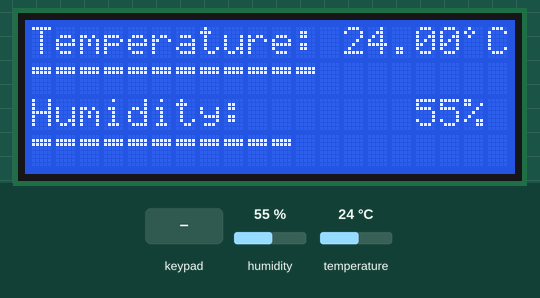
Recording of a sketch running on a simulated Arduino Uno, built with avr-gcc and run on an emulated ATmega328P. Shown: 20×4 character LCD. Inputs (shaded band) come from the test bench; at power-on: humidity 55 %, temperature 24 °C.

Above: at 1.3 s.
1.4 s: keypad keys 9 8 7 6 pressed 0.4 s apart
At 4.1 s:
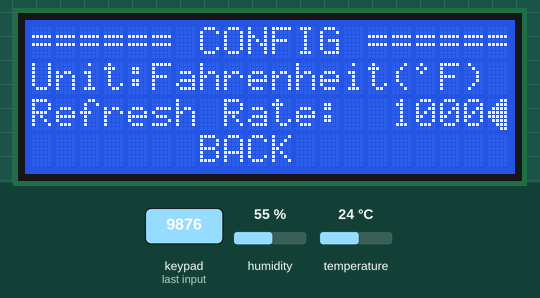
4.5 s: key '6' pressed
At 5.7 s:
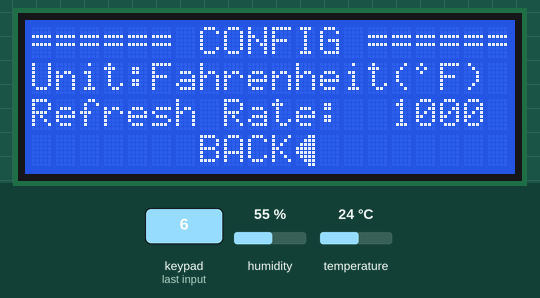
6.0 s: key '5' pressed
At 6.5 s:
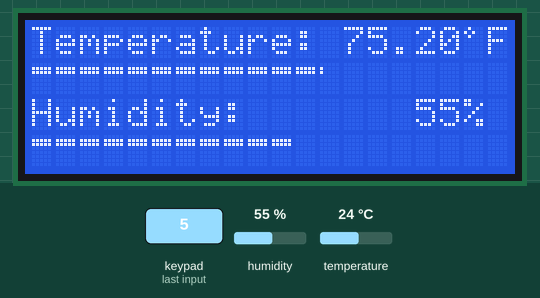
7.6 s: humidity set to 22 %
At 9.3 s:
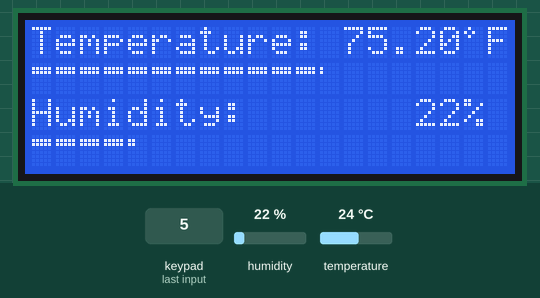
9.8 s: temperature set to 12 °C
At 10.8 s:
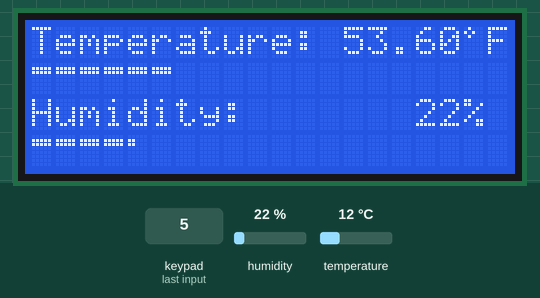
11.9 s: keypad keys 9 8 7 6 A pressed 0.4 s apart
At 14.5 s:
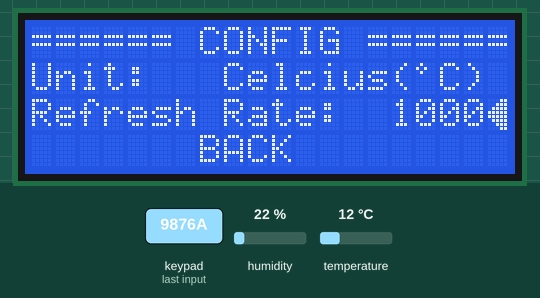
Timing chart, 0 to 16.0 s (numbered marks = the images above; inputs shaded):
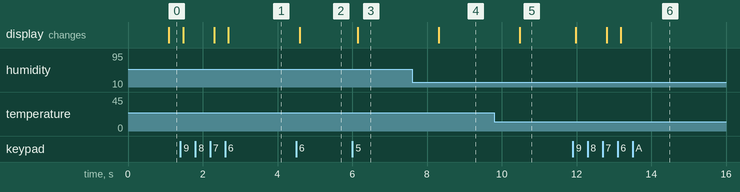

Measured:
- after the input at 1.4 s, the display: first changes after 0.07 s (image 1 shows a later state)
- after the input at 4.5 s, the display: changes after 0.09 s (image 2)
- after the input at 6.0 s, the display: changes after 0.15 s (image 3)
- after the input at 7.6 s, the display: changes after 0.71 s (image 4)
- after the input at 9.8 s, the display: changes after 0.68 s (image 5)
- after the input at 11.9 s, the display: first changes after 0.08 s (image 6 shows a later state)

The sketch:

0001.ino
```cpp
#include <LiquidCrystal_I2C.h>
#include <DHT.h>
#include <Keypad.h>
short interval = 1000;
bool configMode = false;
bool fahrenMode = false;
byte cScaleLo = 0;
byte cScaleHi = 40;
byte fScaleLo = 32;
byte fScaleHi = 104;
const byte ROWS = 4; //four rows
const byte COLS = 4; //four columns
//define the cymbols on the buttons of the keypads
char hexaKeys[ROWS][COLS] = {
  {'0','1','2','3'},
  {'4','5','6','7'},
  {'8','9','A','B'},
  {'C','D','E','F'}
};
byte rowPins[ROWS] = {9, 8, 7, 6}; //connect to the row pinouts of the keypad
byte colPins[COLS] = {10, 11, 12, 13}; //connect to the column pinouts of the keypad
//initialize an instance of class NewKeypad
Keypad pad = Keypad( makeKeymap(hexaKeys), rowPins, colPins, ROWS, COLS);


DHT dht(A2, 11);
LiquidCrystal_I2C lcd(0x27, 20, 4); // set the LCD address to 0x27 for a 16 chars and 2 line display
uint8_t degree[8]  = {0x8, 0x14, 0x8};
uint8_t bar20[8]  = {0, 0x10, 0x10};
uint8_t bar40[8]  = {0, 0x18, 0x18};
uint8_t bar60[8]  = {0, 0x1C, 0x1C};
uint8_t bar80[8]  = {0, 0x1E, 0x1E};
uint8_t bar100[8]  = {0, 0x1F, 0x1F};
uint8_t arrow[8]  = {0x3, 0x7, 0xF, 0x1F, 0x1F, 0xF, 0x7, 0x3};
unsigned long prevCounter = 0;
byte _cursor = 0;

void setup()
{
  lcd.createChar(0, degree);
  lcd.createChar(1, bar20);
  lcd.createChar(2, bar40);
  lcd.createChar(3, bar60);
  lcd.createChar(4, bar80);
  lcd.createChar(5, bar100);
  lcd.createChar(6, arrow);

  lcd.init();                      // initialize the lcd
  lcd.backlight();

  dht.begin();
}

void loop()
{
  char key = pad.getKey();
  if(key){
    if(configMode)
    {
      switch(key)
      {
        case '2' :
          if(_cursor == 0) _cursor = 2;
          else _cursor--; break;
        case '6' :
          if(_cursor == 2) _cursor = 0;
          else _cursor++; break;
        case '5' :
          switch(_cursor)
          {
            case 0 : fahrenMode = !fahrenMode; break;
            case 1 : if(interval <= 500) interval = 500;
                     else interval -= 100; break;
            case 2 : configMode = false; break;
          } break;
        case '7' :
          switch(_cursor)
          {
            case 0 : fahrenMode = !fahrenMode; break;
            case 1 : if(2000 <= interval) interval = 2000;
                     else interval += 100; break;
            case 2 : configMode = false; break;
          } break;
      }
    }
    else
    {
      configMode = true;
      _cursor = 0;
    }
    lcd.clear();
  }


  if(configMode)
  {
    lcd.setCursor(0, 0);
    lcd.print("====== CONFIG ======");
    lcd.setCursor(0, 1);
    lcd.print("Unit:");
    lcd.setCursor(5, 1);
    lcd.print(fahrenMode?"Fahrenheit(":"   Celcius(");
    lcd.print((char)0);
    lcd.print(fahrenMode?"F)":"C)");
    lcd.print(_cursor == 0?(char)6:' ');
    lcd.setCursor(0, 2);
    lcd.print("Refresh Rate:");
    lcd.setCursor(15, 2);
    lcd.print(interval);
    lcd.print(_cursor == 1?(char)6:' ');
    lcd.setCursor(7, 3);
    lcd.print("BACK");
    lcd.print(_cursor == 2?(char)6:' ');
  }
  else
  {
    if(millis() - prevCounter > interval)
    {
      char h = dht.readHumidity();
      // Read temperature as Celsius (the default)
      float t = dht.readTemperature(fahrenMode);
      // Check if any reads failed and exit early (to try again).
      if (isnan(h) || isnan(t)) {
        lcd.print(F("Failed to read from DHT sensor!"));
        return;
      }


      lcd.setCursor(0, 0);
      lcd.print("Temperature:");
      lcd.setCursor(13, 0);
      lcd.print(t);
      lcd.print((char)0);
      lcd.print(fahrenMode?'F':'C');

      byte bars = (byte)(fahrenMode?1.42*(t-32):2.5*t);
      lcd.setCursor(0, 1); //0~40 C and 32~102
      for(char i = 0; i < 20; i++)
      {
        if(5 <= bars){ lcd.print((char)5); bars -= 5; }
        else if(0 < bars){ lcd.print((char)bars); bars = 0; }
        else { lcd.print(' '); }
      }


      lcd.setCursor(0, 2);
      lcd.print("Humidity:");
      lcd.setCursor(16, 2);
      lcd.print(h, DEC);
      lcd.print('%');

      lcd.setCursor(0, 3);
      for(char i = 0; i < 20; i++)
      {
        if(5 <= h){ lcd.print((char)5); h -= 5; }
        else if(0 < h){ lcd.print(h); h = 0; }
        else lcd.print(' ');
      }

      prevCounter = millis();
    }
  }
}
```
